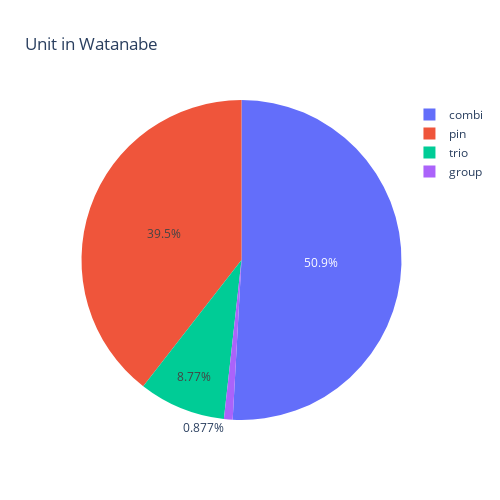

Here is the notebook cell this chart was saved with:
### Code cell
px.pie(
    watanabe_unit,
    names="unit",
    values="count",
    title="Unit in Watanabe",
    width=500,
    height=500
)

### Figure 1 — Plotly figure (JSON) as saved in the notebook; plotly's stock layout.template omitted (floating-point values rounded to 4 significant figures)
{"data": [{"domain": {"x": [0, 1], "y": [0, 1]}, "hovertemplate": "unit=%{label}<br>count=%{value}<extra></extra>", "labels": ["combi", "pin", "trio", "group"], "legendgroup": "", "name": "", "showlegend": true, "type": "pie", "values": [58, 45, 10, 1]}], "layout": {"height": 500, "legend": {"tracegroupgap": 0}, "title": {"text": "Unit in Watanabe"}, "width": 500}}
